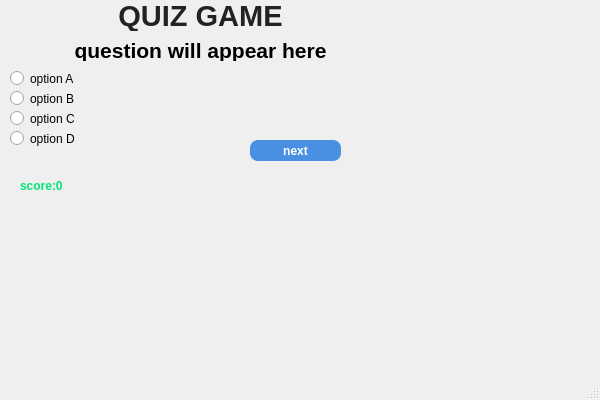
<?xml version="1.0" encoding="UTF-8"?>
<ui version="4.0">
 <class>MainWindow</class>
 <widget class="QMainWindow" name="MainWindow">
  <property name="geometry">
   <rect>
    <x>0</x>
    <y>0</y>
    <width>600</width>
    <height>400</height>
   </rect>
  </property>
  <property name="windowTitle">
   <string>Quiz Game</string>
  </property>
  <property name="styleSheet">
   <string notr="true"/>
  </property>
  <widget class="QWidget" name="centralwidget">
   <widget class="QLabel" name="label">
    <property name="geometry">
     <rect>
      <x>90</x>
      <y>0</y>
      <width>221</width>
      <height>31</height>
     </rect>
    </property>
    <property name="font">
     <font>
      <pointsize>22</pointsize>
      <bold>true</bold>
     </font>
    </property>
    <property name="styleSheet">
     <string notr="true">QLabel
{
    color: #222222;
    font-size: 22pt;
    font-weight: bold;
}</string>
    </property>
    <property name="text">
     <string>QUIZ GAME</string>
    </property>
    <property name="alignment">
     <set>Qt::AlignmentFlag::AlignCenter</set>
    </property>
   </widget>
   <widget class="QLabel" name="questionlabel">
    <property name="geometry">
     <rect>
      <x>10</x>
      <y>40</y>
      <width>381</width>
      <height>21</height>
     </rect>
    </property>
    <property name="font">
     <font>
      <pointsize>16</pointsize>
      <bold>true</bold>
     </font>
    </property>
    <property name="styleSheet">
     <string notr="true">QLabel
{
    color: black;
    font-size: 16pt;
    font-weight: bold;
}</string>
    </property>
    <property name="text">
     <string>question will appear here</string>
    </property>
    <property name="alignment">
     <set>Qt::AlignmentFlag::AlignCenter</set>
    </property>
   </widget>
   <widget class="QRadioButton" name="optionAButton">
    <property name="geometry">
     <rect>
      <x>10</x>
      <y>70</y>
      <width>181</width>
      <height>17</height>
     </rect>
    </property>
    <property name="text">
     <string>option A</string>
    </property>
   </widget>
   <widget class="QRadioButton" name="optionBButton">
    <property name="geometry">
     <rect>
      <x>10</x>
      <y>90</y>
      <width>201</width>
      <height>17</height>
     </rect>
    </property>
    <property name="text">
     <string>option B</string>
    </property>
   </widget>
   <widget class="QRadioButton" name="optionCButton">
    <property name="geometry">
     <rect>
      <x>10</x>
      <y>110</y>
      <width>191</width>
      <height>17</height>
     </rect>
    </property>
    <property name="text">
     <string>option C</string>
    </property>
   </widget>
   <widget class="QRadioButton" name="optionDButton">
    <property name="geometry">
     <rect>
      <x>10</x>
      <y>130</y>
      <width>201</width>
      <height>17</height>
     </rect>
    </property>
    <property name="text">
     <string>option D</string>
    </property>
   </widget>
   <widget class="QPushButton" name="nextButton">
    <property name="geometry">
     <rect>
      <x>250</x>
      <y>140</y>
      <width>91</width>
      <height>21</height>
     </rect>
    </property>
    <property name="styleSheet">
     <string notr="true">QPushButton
{
    background-color: #4A90E2;
    color: white;
    border-radius: 8px;
    padding: 6px;
    font-weight: bold;
}

QPushButton:hover
{
    background-color: #357ABD;
}</string>
    </property>
    <property name="text">
     <string>next</string>
    </property>
   </widget>
   <widget class="QLabel" name="scorelabel">
    <property name="geometry">
     <rect>
      <x>20</x>
      <y>170</y>
      <width>81</width>
      <height>31</height>
     </rect>
    </property>
    <property name="styleSheet">
     <string notr="true">QLabel
{
    color: #00E676;
    font-weight: bold;
}</string>
    </property>
    <property name="text">
     <string>score:0</string>
    </property>
   </widget>
  </widget>
  <widget class="QMenuBar" name="menubar">
   <property name="geometry">
    <rect>
     <x>0</x>
     <y>0</y>
     <width>600</width>
     <height>17</height>
    </rect>
   </property>
  </widget>
  <widget class="QStatusBar" name="statusbar"/>
 </widget>
 <resources/>
 <connections/>
</ui>
